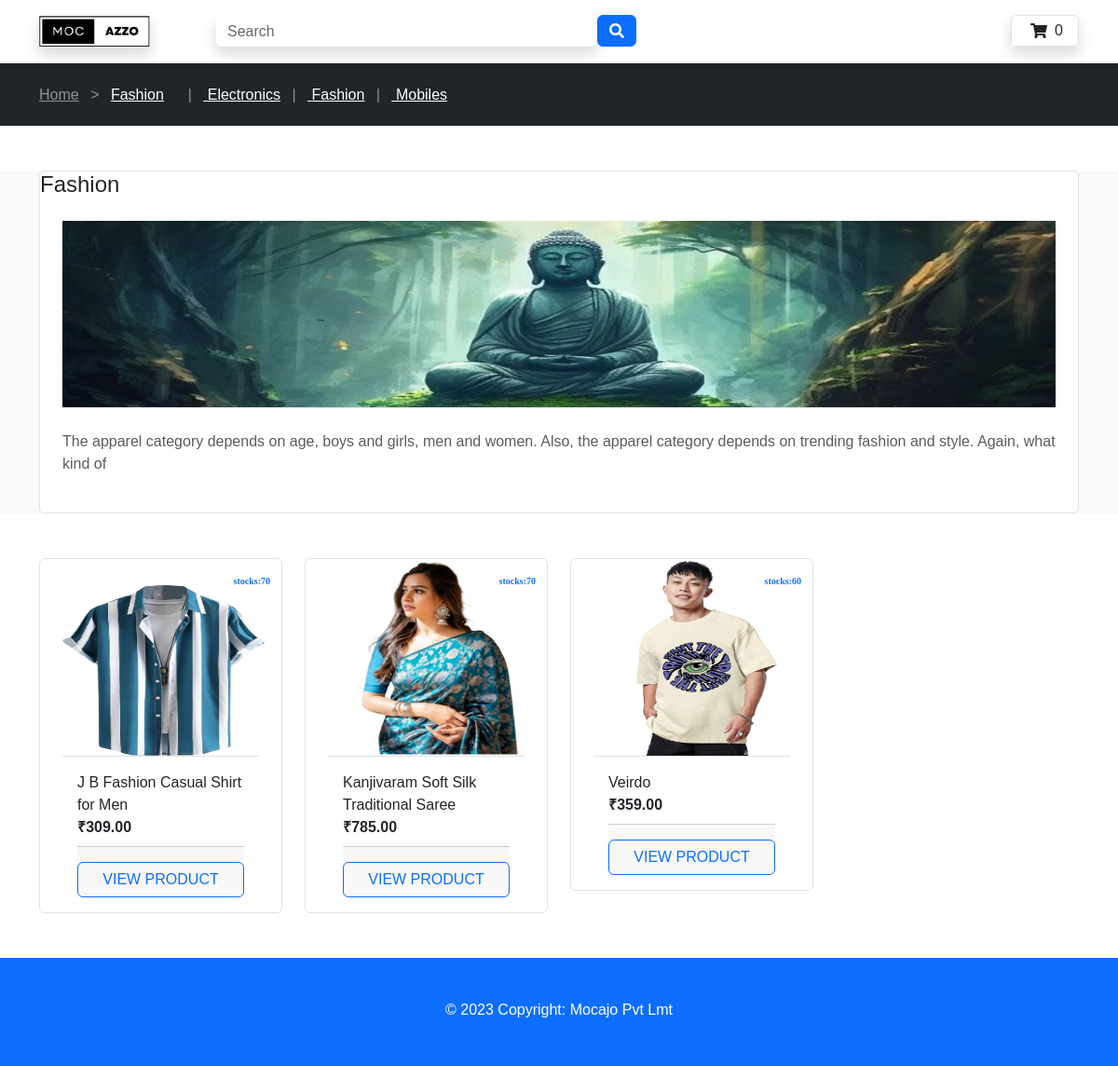
The page /index/fashion/ on the database its author committed.
### moc_app/models.py (models this page shows, shortened)
class Category(models.Model):
    name = models.CharField(max_length=250,unique=True)
    slug = models.SlugField(max_length=250,unique=True)
    desc = models.TextField(blank=True)
    img = models.ImageField(upload_to='category')
    class Meta:
        ordering = ('name',)
        verbose_name = 'category'
        verbose_name_plural = 'categories'
    def get_url(self):
        return reverse('moc_app:product_of_cat',args=[self.slug])

class Product(models.Model):
    name = models.CharField(max_length=250, unique=True)
    slug = models.SlugField(max_length=250, unique=True)
    desc = models.TextField(blank=True)
    category = models.ForeignKey(Category,on_delete=models.CASCADE)
    img = models.ImageField(upload_to='product')
    price = models.DecimalField(max_digits=10,decimal_places=2)
    stock = models.IntegerField()
    available = models.BooleanField(default=True)
    created = models.DateTimeField(auto_now_add=True)
    updated = models.DateTimeField(auto_now=True)
    def get_url(self):
        return reverse('moc_app:product',args=[self.category.slug,self.slug])
    class Meta:
        ordering = ('name',)
        verbose_name = 'product'
        verbose_name_plural = 'products'

### moc_app/views.py (the view)
# urls.py: path('', views.index,name='index'),
def index(request,c_slug=None):
    c_page = None
    products = None
    if c_slug != None:
        c_page = get_object_or_404(Category,slug= c_slug)
        products_list = Product.objects.all().filter(category=c_page)
    else:
        products_list = Product.objects.all()
    pagenator = Paginator(products_list,8)
    try:
        page = int(request.GET.get('page','1'))
    except:
        page=1
    try:
        products = pagenator.page(page)
    except(InvalidPage,EmptyPage):
        products = pagenator.page(pagenator.num_pages)
    return render(request,'index.html',{'category':c_page,'products':products})

### cart_app/context_processors.py (called while the page is built)
def counter(request):
    item_count = 0
    if 'admin' in request.path:
        return {}
    else:
        try:
            cart = Cart.objects.filter(cartId = _cart_id(request))
            cart_items = CartItem.objects.all().filter(cart=cart[:1])
            for cart_item in cart_items:
                item_count += cart_item.quantity
        except Cart.DoesNotExist:
            item_count = 0
        return dict(item_count = item_count)

### cart_app/views.py (called while the page is built)
def _cart_id(request):
    cart = request.session.session_key
    if not cart:
        cart = request.session.create()
    return cart

### moc_app/context_processors.py (called while the page is built)
def menu_links(request):
    links = Category.objects.all()
    return dict(links=links)

### templates/index.html (shortened to what this page needs)
{% extends 'base.html' %}
{% load static %}
{% block content %}
<section class="bg-light my-5">
  <div class="container">
    <div class="row">
      <div class="col-lg-12">
        <div class="card border shadow-0">
          {% if category %}
            <h4 class="card-title mb-4">{{category.name}}</h4>
                <div class="text-center mx-4">
                    <img class="img-fluid w-100"  src="{{category.img.url}}" style="width:1100px; height:200px; margin-le " />
                </div>
            <div class="border-top pt-4 mx-4 mb-4">
            <p class="text-muted">
             {{category.desc}}
            </p>
          </div>
            {% endif %}
        </div>
      </div>
    </div>
  </div>
</section>
<section>
  <div class="container my-5">
    <div class="row">
      {% for pro in products %}
      <div class="col-lg-3 col-md-6 col-sm-6">
        <div class="card px-4 border shadow-0 mb-4 mb-lg-0">
          <div class="mask px-2" style="height: 50px;">
            <p href="#"><i class="fas  text-primary fa-lg float-end pt-3 m-1 " style="font-size:10px ">stocks:{{pro.stock}}</i></p>
          </div>
          <a href="#" class="text-center">
            <img src="{{pro.img.url}}" class="card-img-top rounded-2" style="width: 218px;height: 211px;"/>
          </a>
          <div class="card-body d-flex flex-column pt-3 border-top">
            <a href="#" class="nav-link">{{pro.name}}</a>
            <div class="price-wrap mb-2">
              <strong class="">₹{{pro.price}}</strong>
            </div>
            <div class="card-footer d-flex align-items-end pt-3 px-0 pb-0 mt-auto">
              <a href="{{pro.get_url}}" class="btn btn-outline-primary w-100">View product</a>
            </div>
          </div>
        </div>
      </div>
{% endfor %}
    </div>
</section>
{% endblock %}

### templates/base.html (shortened to what this page needs)
<!DOCTYPE html>
{% load static %}
<html lang="en">
<head>
     <link rel="stylesheet" href="https://use.fontawesome.com/releases/v5.11.2/css/all.css" />
    <link rel="stylesheet" href="{% static 'css/mdb.min.css' %}" />
    <link rel="stylesheet" href="{% static 'css/bootstrap.min.css' %}" />
    <link rel="stylesheet" href="{% static 'css/style.css' %}" />
</head>
<body>
{% include 'header.html' %}
{% include 'nav.html'%}
{% block content %}{% endblock %}
{% include 'footer.html' %}
</body>
</html>

### templates/header.html (shortened to what this page needs)
{% load static %}
    <header>
  <div class="py-3 text-center bg-white border-bottom">
    <div class="container">
      <div class="row gy-3">
        <div class="col-lg-2 col-sm-6 col-6 ">
          <a href="{% url 'moc_app:index' %}" target="_blank" class="float-start shadow">
            <img src="{% static 'img/log.png/' %}" height="35" />
          </a>
        </div>
        <div class="order-lg-last col-lg-5 col-sm-6 col-6">
          <div class="d-flex float-end shadow">
            <a href="{% url 'cart_app:cartdetails' %}" class="border rounded py-1 px-3 nav-link d-flex align-items-center" target="_blank">
              <i class="fas fa-shopping-cart m-1 me-md-2 "></i>
              <p class="d-none d-md-block mb-0 ">{{item_count}}</p>
            </a>
          </div>
        </div>
        <div class="col-lg-5 col-md-12 col-12">
          <div class="input-group float-center">
            <div class="form-outline">
                    <form class="d-flex" role="search" action="{% url 'search_app:searchview' %}" method="get">
              <input type="search" name="q" id="form1" class="form-control shadow" />
              <label class="form-label" for="form1">Search</label>
            <button type="submit" class="btn btn-primary shadow-0">
              <i class="fas fa-search"></i>
            </button>
            </form>
              </div>
          </div>
        </div>
      </div>
    </div>
  </div>
</header>

### templates/nav.html
{% load static %}
<div class="bg-dark">
    <div class="container py-4">
      <nav class="d-flex">
        <h6 class="mb-0">
          {% if category is None %}
          <a href="{% url 'moc_app:index' %}" class="text-white-50">Home</a>
          {% else %}
          <a href="{% url 'moc_app:index' %}" class="text-white-50">Home</a>
          <span class="text-white-50 mx-2"> > </span>
          <a href="" class="text-white"><u>{{category.name}}</u></a> &nbsp;&nbsp;
          {% endif %}
          {% for i in links %}
          <span class="text-white-50 mx-2"> |</span>
          <a href="{{i.get_url}}" class="text-white"><u>&nbsp;{{i.name}}</u></a>
          {% endfor %}
        </h6>
      </nav>
    </div>
  </div>

### templates/footer.html
{% load static %}
<footer class="text-center text-lg-start text-muted bg-primary mt-3">
  <section class="">
    <div class="container text-center text-md-start pt-4 pb-4">
      <div class="row mt-3">
        <div class="col-12 col-lg-12 col-sm-12 mb-2 text-center">
          <p class="mt-1 text-white ">
            © 2023 Copyright: Mocajo Pvt Lmt
          </p>
        </div>
      </div>
    </div>
  </section>
</footer>

### static/css/style.css (style rules this page uses)
body { font-family: 'Mooli', sans-serif; }

### rows shown on the page
Category: name "Fashion", img (picture), desc "The apparel category depends on age, boys and girls, men and women. Also, the apparel category depends on trending fashion and style. Again, what kind of"
Category: name "Electronics"
Category: name "Mobiles"
Product: stock "70", img (picture), name "J B Fashion Casual Shirt for Men", price "309.00"
Product: stock "70", img (picture), name "Kanjivaram Soft Silk Traditional Saree", price "785.00"
Product: stock "60", img (picture), name "Veirdo", price "359.00"

### other values the page prints
{{ item_count }} "0"
